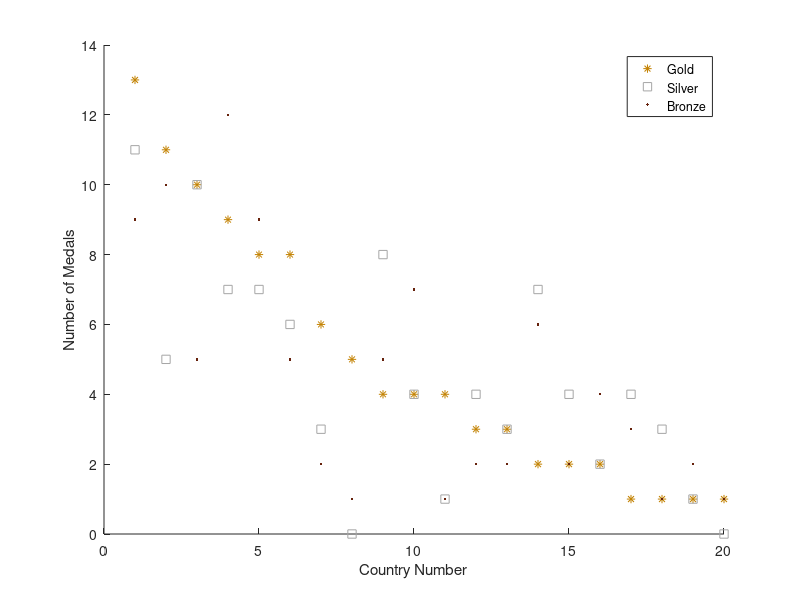

The MATLAB script that drew this image:
%% Olympics.m
% Reads data from Olympics.txt and plots it as 3 series of points

%% Inputs
medalCount = load('Olympics.txt');

gold = medalCount(:, 1);
silver = medalCount(:, 2);
bronze = medalCount(:, 3);

%% Plotting
figure;
hold on;
plot([1:20], gold, 'LineStyle', 'none', 'Marker', '*', 'Color', [195/255, 130/255, 2/255]);
plot([1:20], silver, 'LineStyle', 'none', 'Marker', 's', 'Color', [165/255, 165/255, 165/255]);
plot([1:20], bronze, 'LineStyle', 'none', 'Marker', '.', 'Color', [102/255, 33/255, 12/255]);
xlabel('Country Number');
ylabel('Number of Medals');
legend('Gold', 'Silver', 'Bronze');
hold off;